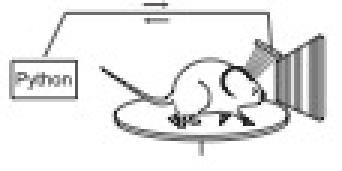
%> input picture _img/research/BMI.jpg, 114 x 57 px (shown 3 times larger)
$ octave --eval "makeImages('_img/research/BMI.jpg');"   (GNU Octave 9; MATLAB toolbox functions it lacks are replaced by stand-ins)
%> lines starting %> are read from the running program, lines starting %| are printed output that depends on the picture


function makeImages(sourceImg)
%> called with sourceImg = '_img/research/BMI.jpg'

% load image data
%%
img = imread(sourceImg);
%> img is the input picture: size 57x114x3 uint8; mean R, G, B 230.9, 230.9, 230.9

% is it too wide or too tall?
desRatio = 1920/1080;
thisRatio = size(img,2)/size(img,1);
%> thisRatio = 2

% will fill with background color determined as the mode of all edge pixels
bckgcolor = mode([squeeze(img(1,:,:)); ...
    squeeze(img(end,:,:));...
    squeeze(permute(img(:,1,:),[2 1 3])); ...
    squeeze(permute(img(:,end,:),[2 1 3]))],1);
%> bckgcolor = [255 255 255]
bckgcolor = permute(bckgcolor, [1 3 2]);
if thisRatio>desRatio % too wide, need to add rows
    desRows = ceil(size(img,2)/desRatio);
%> desRows = 65
    tempimg = repmat(bckgcolor, desRows, size(img,2), 1);
%> tempimg: size 65x114x3 uint8; every value is 255
    idx = floor((desRows-size(img,1))/2);
%> idx = 4
    tempimg(idx:idx+size(img,1)-1,:,:) = img;
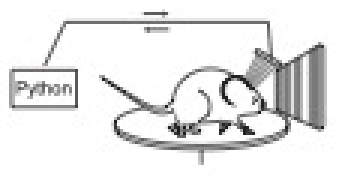
%> tempimg: size 65x114x3 uint8 (shown 3 times larger); mean R, G, B 233.9, 233.9, 233.9
    img = tempimg;
elseif thisRatio<desRatio % too tall, need to add columns
    desCols = ceil(size(img,1)*desRatio);
    tempimg = repmat(bckgcolor, size(img,1), desCols, 1);
    idx = floor((desCols-size(img,2))/2);
    tempimg(:,idx:idx+size(img,2)-1,:) = img;
    img = tempimg;
end

%%
[d,imName] = fileparts(sourceImg);
[~,dest] = fileparts(d);

outputDir = fullfile('assets', 'img', dest);

targets = struct();
targets(end).width = 230; targets(end).suffix = 'placehold';
targets(end+1).width = 535; targets(end).suffix = 'thumb';
targets(end+1).width = 535*2; targets(end).suffix = 'thumb@2x';
targets(end+1).width = 575; targets(end).suffix = 'xs';
targets(end+1).width = 767; targets(end).suffix = 'sm';
targets(end+1).width = 991; targets(end).suffix = 'md';
targets(end+1).width = 1999; targets(end).suffix = 'lg';
targets(end+1).width = 1920; targets(end).suffix = '';

qual = 70;
%%

origW = size(img,2);
%> origW = 114
for ii = 1:numel(targets)
    if ~isempty(targets(ii).suffix)
        fn = [imName '_' targets(ii).suffix '.jpg'];
    else
        fn = [imName '.jpg'];
    end
    imgR = imresize(img, targets(ii).width/origW);
    imwrite(imgR, fullfile(outputDir,fn), 'JPEG', 'Quality', qual);
end
%> this loop made 8 passes
%> pass 1, in makeImages, `imgR = imresize(img, targets(ii).width/origW);`:
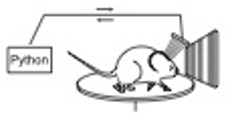
%> imgR: size 132x230x3 uint8; mean R, G, B 233.6, 233.6, 233.6
%> pass 2, in makeImages, `imgR = imresize(img, targets(ii).width/origW);`:
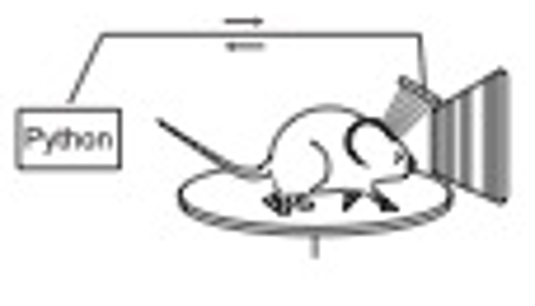
%> imgR: size 306x535x3 uint8; mean R, G, B 233.6, 233.6, 233.6
%> after the loop, fn = 'BMI.jpg'

$ run again, on _img/research/brain.jpg
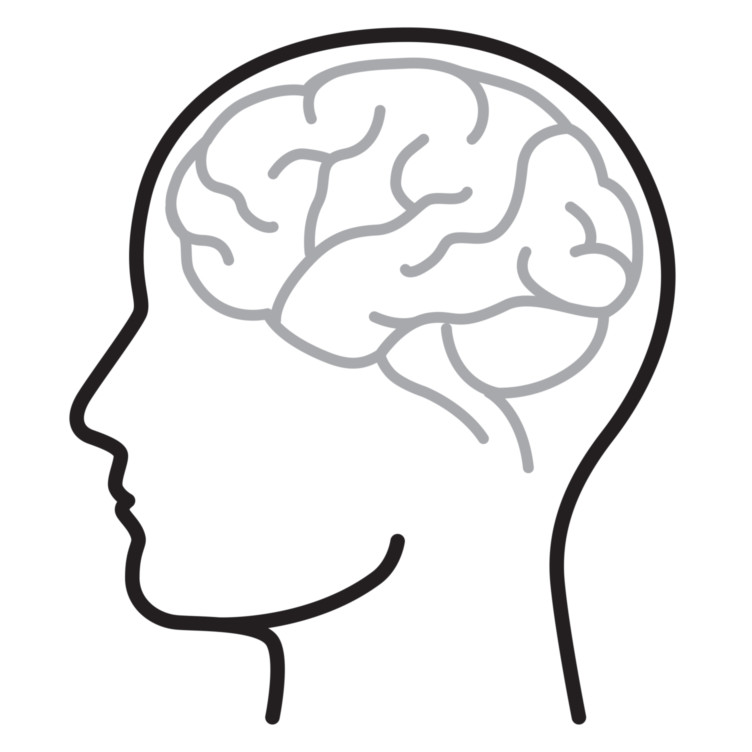
%> input picture _img/research/brain.jpg, 752 x 752 px
%> in makeImages, img is the input picture: size 752x752x3 uint8; mean R, G, B 238.2, 238, 238.3
%> bckgcolor = [255 255 255]
%> in makeImages, `tempimg(:,idx:idx+size(img,2)-1,:) = img;`:
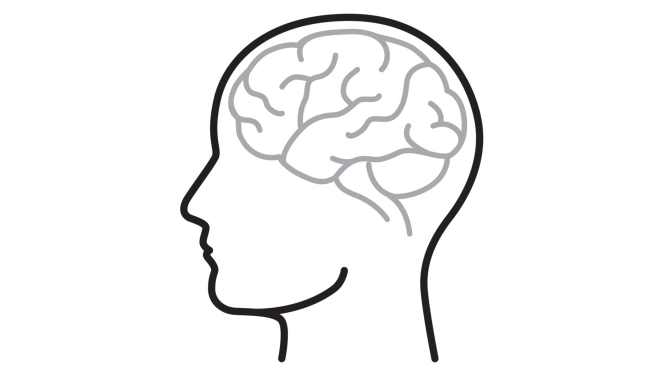
%> tempimg: size 752x1337x3 uint8 (shown at 1/2 size); mean R, G, B 245.5, 245.4, 245.6
%> the loop in makeImages, `for ii = 1:numel(targets)` made 8 passes
%> pass 2, in makeImages, `imgR = imresize(img, targets(ii).width/origW);`:
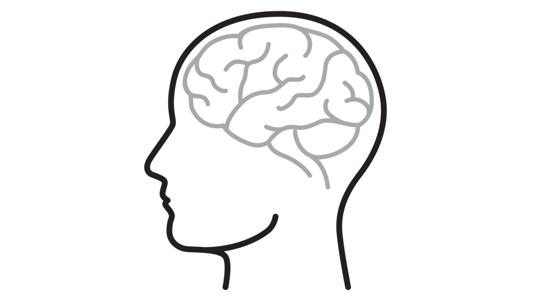
%> imgR: size 301x535x3 uint8; mean R, G, B 245.5, 245.4, 245.6
%> after the loop in makeImages, `for ii = 1:numel(targets)`: fn = 'brain.jpg'
